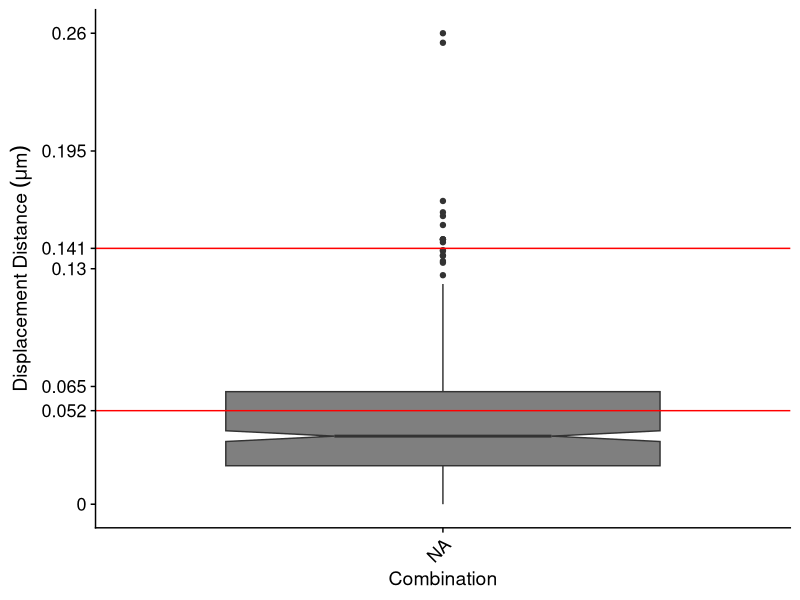

The R source for this figure:
#=======================================================================================
#' Study to validate the viral elements concentricity hypothesis based on 
#' the distance between the centers of the adjusted circumferences of both proteins.
#' @param DistanceCenterProtein.csv: File with the next structure:
#'             Column 1 (Combination): Name of the protein combined with NSP2
#'             Column 2 (Distance): Distance between the center of the adjusted 
#'                         circumferences to NSP2 and the accompanying protein.
#' @return Boxplot with the distance between the center of the ciircumferences by 
#' protein combination.
#' @return Table with the performance of the algorithm (see details below) 
#' @return Differences in population medians for all the combinations of proteins
# (difference in location) through a Mann-Whitney test.                        
#' @author Yasel Garces (88yasel@gmail.com)
#=======================================================================================
# Load Libraries
library(ggplot2)
library(cowplot)
library(plyr)
library(gdata)
theme_set(theme_cowplot()) # Change theme

# Set Directory
setwd('/home/yasel/TRABAJO/IBt/Viroplasms/GitHub Codes Paper  (No Mover)/Nanoscale_organization_of_rotavirus_replication_machineries/Concentricity_hypothesis_Validation')
# Load data
distance<-read.csv("DistanceCenterProtein.csv")

# Change the levels organization of the "Combination" factor variable.
distance$Combination<-factor(distance$Combination,levels = levels(distance$Combination)[c(1,2,3,4,6,5,7,8)])
# Boxplot with the distance between the center of the ciircumferences by protein combination. 
ggplot(data = distance, aes(x = Combination, y = Distance, fill=Combination))+ geom_boxplot(notch = TRUE)+
  theme(legend.position="none",axis.text.x = element_text(angle = 45, hjust = 1, size=13),
        axis.text.y = element_text(hjust = 1, size=13))+
          geom_hline(yintercept = c(0.14142,0.052),color="red")+
  scale_y_continuous(breaks = sort(c(seq(min(distance$Distance), 
                                         max(distance$Distance), length.out=5), 0.14142,0.052)),
                     labels = function (x) round(x,3),
                     name=expression(paste("Displacement Distance"," ",(paste(mu,m)))))

# When the distance between the centers in under 0.14142 microns, we assume that these 
# distributions are concentrics. See the paper for details. Based on this, it is possible 
# to compute the TP rate. 
ConcentricAdjust<-ddply(distance, c("Combination"), function(x) sum(x$Distance<0.14142))
ConcentricTotal<-ddply(distance, c("Combination"), function(x) length(x$Distance))
performance<-data.frame('Combination'=paste('NSP2',ConcentricAdjust$Combination,sep = '-'),
           'Success'=ConcentricAdjust$V1,'Total'=ConcentricTotal$V1)
performance

# Compute the differences in population medians for all the combinations of proteins
# (difference in location) through a Mann-Whitney test. 
by(distance,
   distance[,"Combination"],
   function(x) {
     Median=median(x$Distance)
     qnt <- quantile(x$Distance, probs=c(.25, .75), na.rm = TRUE)
     H <- 1.57 * IQR(x$Distance)/sqrt(length(x$Distance))
     list(Median,CI=c(Median-H,Median+H))
   })
